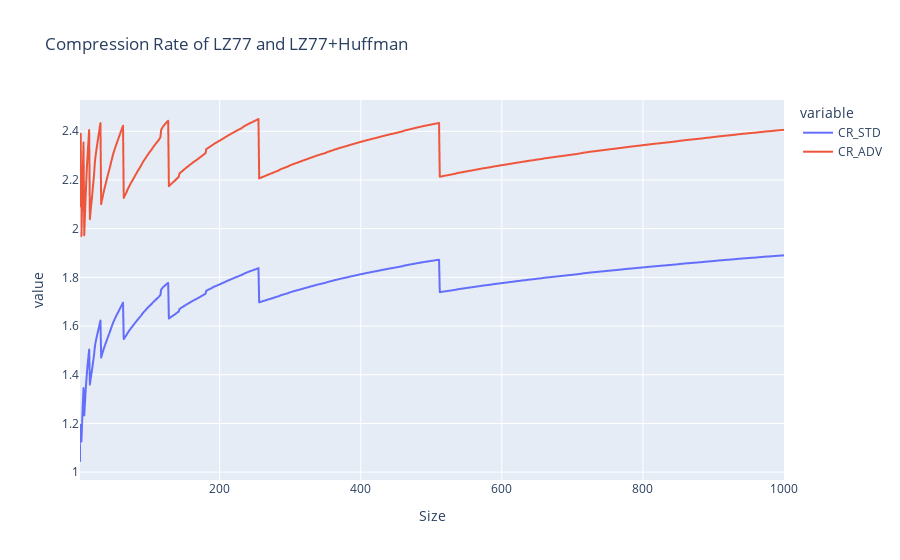

Source (notebook cell):
### Code cell
fig = px.line(df, x = 'Size', y = ['CR_STD', 'CR_ADV'], title='Compression Rate of LZ77 and LZ77+Huffman')
fig.show()

### Figure 1 — Plotly figure (JSON) as saved in the notebook; plotly's stock layout.template omitted (floating-point values rounded to 4 significant figures; data arrays with more than 128 entries replaced by an {"elided": "..."} marker saying what was removed)
{"data": [{"hovertemplate": "variable=CR_STD<br>Size=%{x}<br>value=%{y}<extra></extra>", "legendgroup": "CR_STD", "line": {"color": "#636efa", "dash": "solid"}, "mode": "lines", "name": "CR_STD", "showlegend": true, "type": "scattergl", "x": {"elided": "999 int values"}, "xaxis": "x", "y": {"elided": "999 float values"}, "yaxis": "y"}, {"hovertemplate": "variable=CR_ADV<br>Size=%{x}<br>value=%{y}<extra></extra>", "legendgroup": "CR_ADV", "line": {"color": "#EF553B", "dash": "solid"}, "mode": "lines", "name": "CR_ADV", "showlegend": true, "type": "scattergl", "x": {"elided": "999 int values"}, "xaxis": "x", "y": {"elided": "999 float values"}, "yaxis": "y"}], "layout": {"legend": {"title": {"text": "variable"}, "tracegroupgap": 0}, "title": {"text": "Compression Rate of LZ77 and LZ77+Huffman"}, "xaxis": {"anchor": "y", "domain": [0, 1], "title": {"text": "Size"}}, "yaxis": {"anchor": "x", "domain": [0, 1], "title": {"text": "value"}}}}
